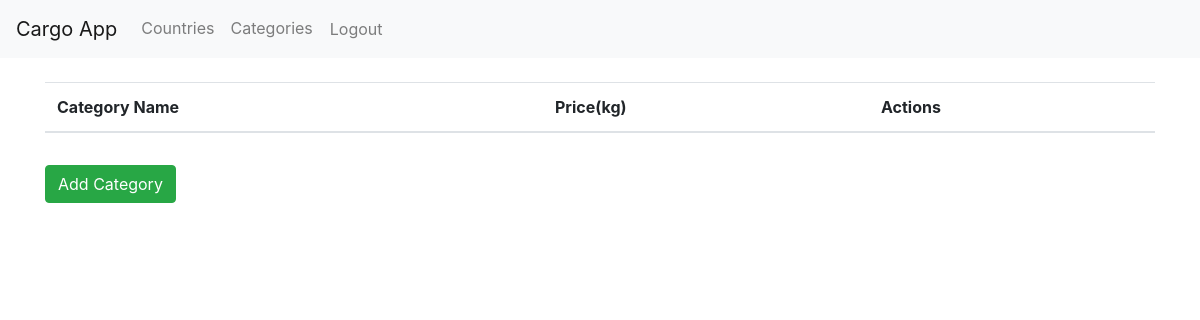
/categories/ (signed in), run on an earlier commit of the app's database.
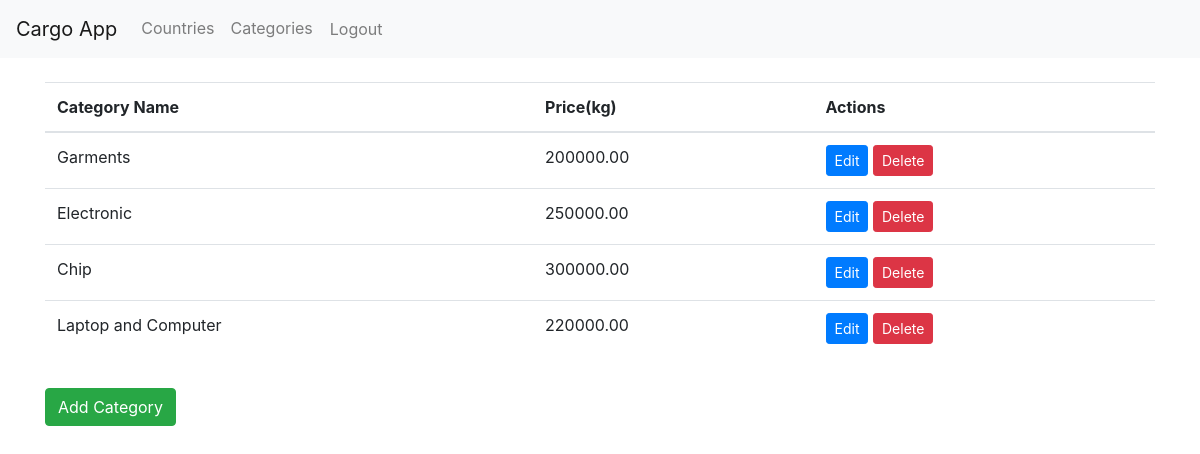
And on a later commit of the database.
### cargo_app/models.py (models this page shows, shortened)
class Category(models.Model):
    country = models.ForeignKey(Country, on_delete=models.CASCADE)
    category_title = models.CharField(max_length=100)
    price_per_kilo = models.DecimalField(max_digits=10, decimal_places=2)

### cargo_app/views.py (the view)
# urls.py: path('categories/', CategoryListView.as_view(), name='category-list'),
class CategoryListView(LoginRequiredMixin, ListView):
    model = Category
    template_name = 'category_list.html'
    context_object_name = 'categories'

### cargo_app/templates/category_list.html (shortened to what this page needs)
{% extends 'base.html' %}
{% block content %}
<table class="table table-hover">
    <thead>
        <tr>
            <th scope="col">Category Name</th>
            <th scope="col">Price(kg)</th>
            <th scope="col">Actions</th>
        </tr>
    </thead>
    <tbody>
        {% for category in categories %}
        <tr>
            <td>{{ category.category_title }}</td>
            <td>{{ category.price_per_kilo }}</td>
            <td>
                <a href="{% url 'cargo_app:category-update' pk=category.pk %}" class="btn btn-primary btn-sm">Edit</a>
                <a href="{% url 'cargo_app:category-delete' pk=category.pk %}" class="btn btn-danger btn-sm">Delete</a>
            </td>
        </tr>
        {% endfor %}
    </tbody>
</table>
<a href="{% url 'cargo_app:category-create' %}" class="btn btn-success mt-3">Add Category</a>
{% endblock %}

### cargo_app/templates/base.html (shortened to what this page needs)
<!DOCTYPE html>
<html lang="en">
<head>
    <link rel="stylesheet" href="https://cdn.jsdelivr.net/npm/bootstrap@4.0.0/dist/css/bootstrap.min.css"
>
</head>
<body>
    <header>
        <nav class="navbar navbar-expand-lg navbar-light bg-light">
            <a class="navbar-brand" href="#">Cargo App</a>
            <div class="collapse navbar-collapse" id="navbarNav">
                <ul class="navbar-nav">
                    <li class="nav-item">
                        <a class="nav-link" href="{% url 'cargo_app:country-list' %}">Countries</a>
                    </li>
                    <li class="nav-item">
                        <a class="nav-link" href="{% url 'cargo_app:category-list' %}">Categories</a>
                    </li>
                    <li class="nav-item">
                        <form method="post" action="{% url 'cargo_app:logout' %}">
                            <button type="submit" class="nav-link btn btn-link">Logout</button>
                        </form>
                    </li>
                </ul>
            </div>
        </nav>
    </header>
    <main class="container mt-4">
        {% block content %}{% endblock %}
    </main>
</body>
</html>

What changed in the data, as far as the page shows it:
added Category: category_title "Garments", price_per_kilo "200000.00"
added Category: category_title "Electronic", price_per_kilo "250000.00"
added Category: category_title "Chip", price_per_kilo "300000.00"
added Category: category_title "Laptop and Computer", price_per_kilo "220000.00"
